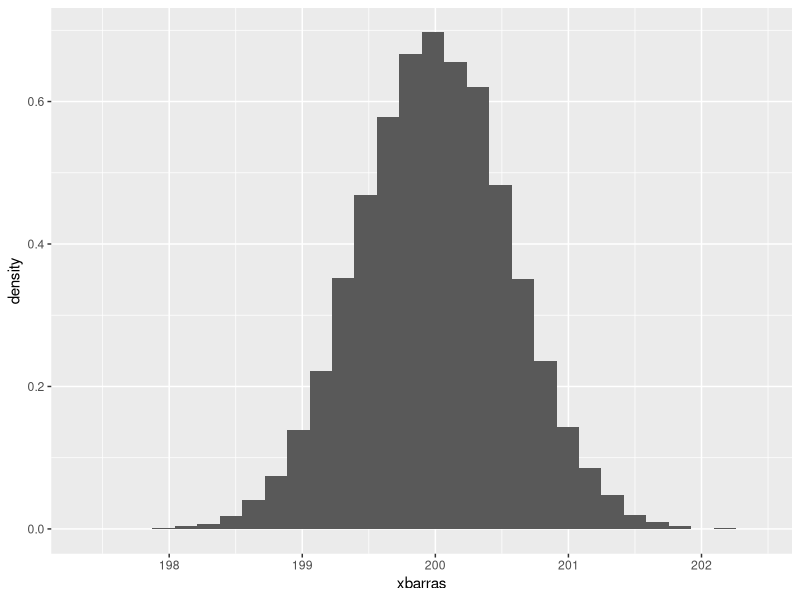

Source code (R):
library(ggplot2)

# Ejercicio de campesinos
(pnorm(185,200, 4/sqrt(50)))

# Parámetros
n <- 50       # tamaño de muestra
mu <- 200     # media bajo H0
sgm <- 4      # desviación estándar poblacional
iter <- 30000 # número de simulaciones

# Simular muchas medias muestrales
xbarras <- numeric(iter)
for(i in 1:iter){
  muestra <- rnorm(n, mu, sgm)
  xbarras[i] <- mean(muestra)
}

# Pasar a data.frame
df <- data.frame(xbarras = xbarras)

# Graficar histograma + marcar valor observado (185)
ggplot(df, aes(x = xbarras)) +
  geom_histogram(aes(y = ..density..))



(pnorm(198,200, 4/sqrt(50)))

pchisq(25.33, 19 )